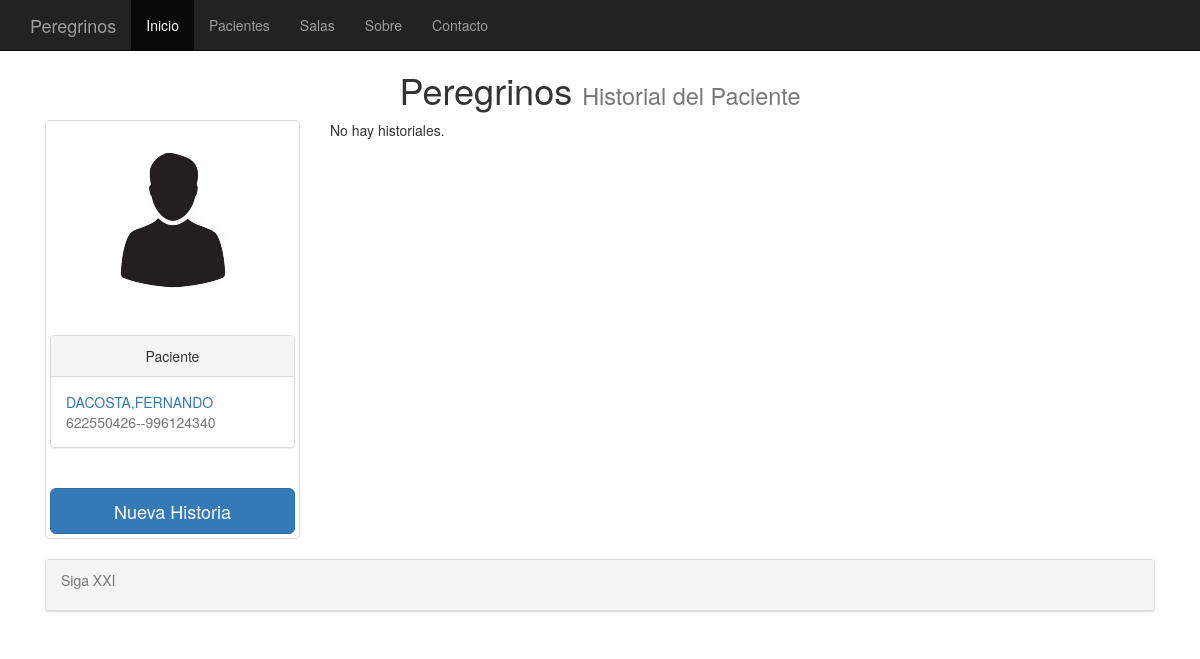
Before: /historial/2/ with the older database file.
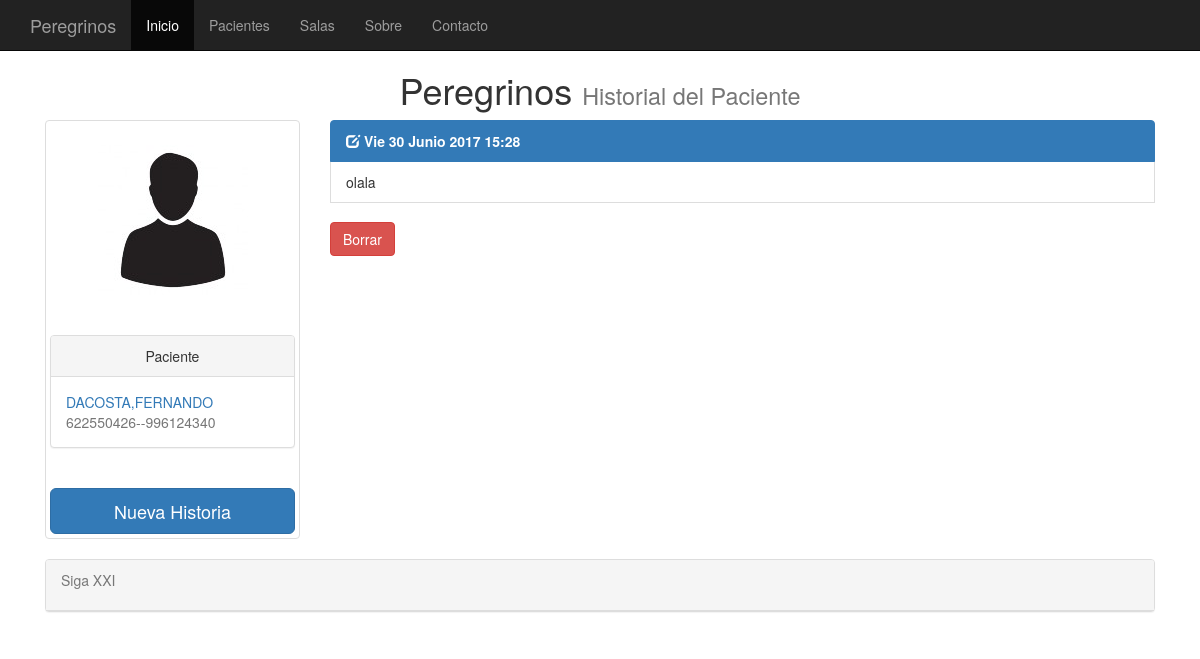
After: the same page with the newer database file.
### clinica/models.py (models this page shows, shortened)
class historial(models.Model):
    cliente = models.ForeignKey(clientes, default=None, null=True, blank=True)
    fecha = models.DateTimeField(default=datetime.now, blank=True)
    comentario = models.TextField()
    fotografia = models.ImageField(upload_to='imagenes', blank=True)

### clinica/views.py (the view)
# urls.py: url(r'^historial/([\w]+)/$', ListaHistorial.as_view(), name='listahistorial' ),
class ListaHistorial(ListView):
    def get_queryset(self):
        self.cliente = get_object_or_404(clientes, id=self.args[0])
        return historial.objects.filter(cliente=self.cliente).order_by('-fecha')
    def get_context_data(self,**kwargs):
        context = super(ListaHistorial,self).get_context_data(**kwargs)
        context['cliente']=self.cliente
        return context

### templates/clinica/historial_list.html (shortened to what this page needs)
{% extends "clinica/plantilla_clientes.html" %}
{% block titulo %}
Historial del Paciente
{% endblock %}
{% block botones %}
<a href="/historial_agregar/{{ cliente.id }}" class="btn btn-primary btn-lg btn-block">Nueva Historia</a>
{% endblock %}
{% block lista %}
	<div class="col-md-9" >
		{% if object_list %}
			<div class="list-group">
				{% for historial  in object_list %}
			<a href="/historial_editar/{{historial.id}}/" class="list-group-item active"><span class="glyphicon glyphicon-edit text-right"></span><strong> {{ historial.fecha | date:"D j  F  Y H:i" }}</strong></a>
					<spam class="list-group-item"><smal>{{ historial.comentario }}</smal></spam>
					<br />
					<a href="/historial_borrar/{{ historial.id }}/" class="btn btn-danger">Borrar</a>
					<br /><br />
				{% endfor %}
			</div>
		{% else %}
			<p>No hay historiales.</p>
		{% endif %}
	</div>
{% endblock lista %}

Changed rows visible on the page:
added historial: fecha "Vie 30 Junio 2017 15:28", comentario "olala"
Other visible differences:
text no longer shown: "No hay historiales."
